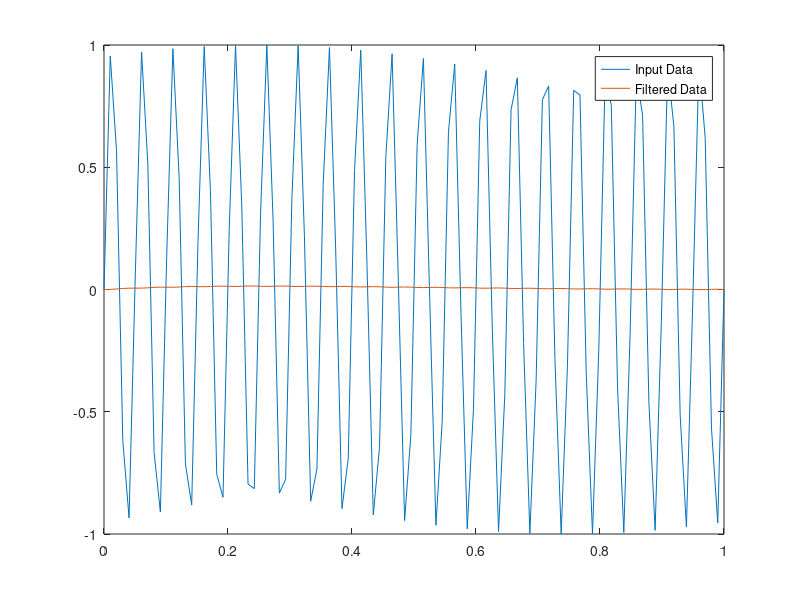

MATLAB code to generate this figure:
clear;
fc = 250;
fs = 1000;

[b,a] = butter(1,fc/(fs/2));

a
b

%% 
clear;
fc = 7;
fs = 1000;

[b,a] = butter(2,fc/(fs/2));

% freqz(b,a,[],fs)
% 
% subplot(2,1,1)
% ylim([-100 20])

w = 20;
t = linspace(0,1,100);
x = sin(2*pi*w*t);
y = filter(b,a,x);

plot(t,x);
hold on
plot(t,y)
legend('Input Data','Filtered Data')